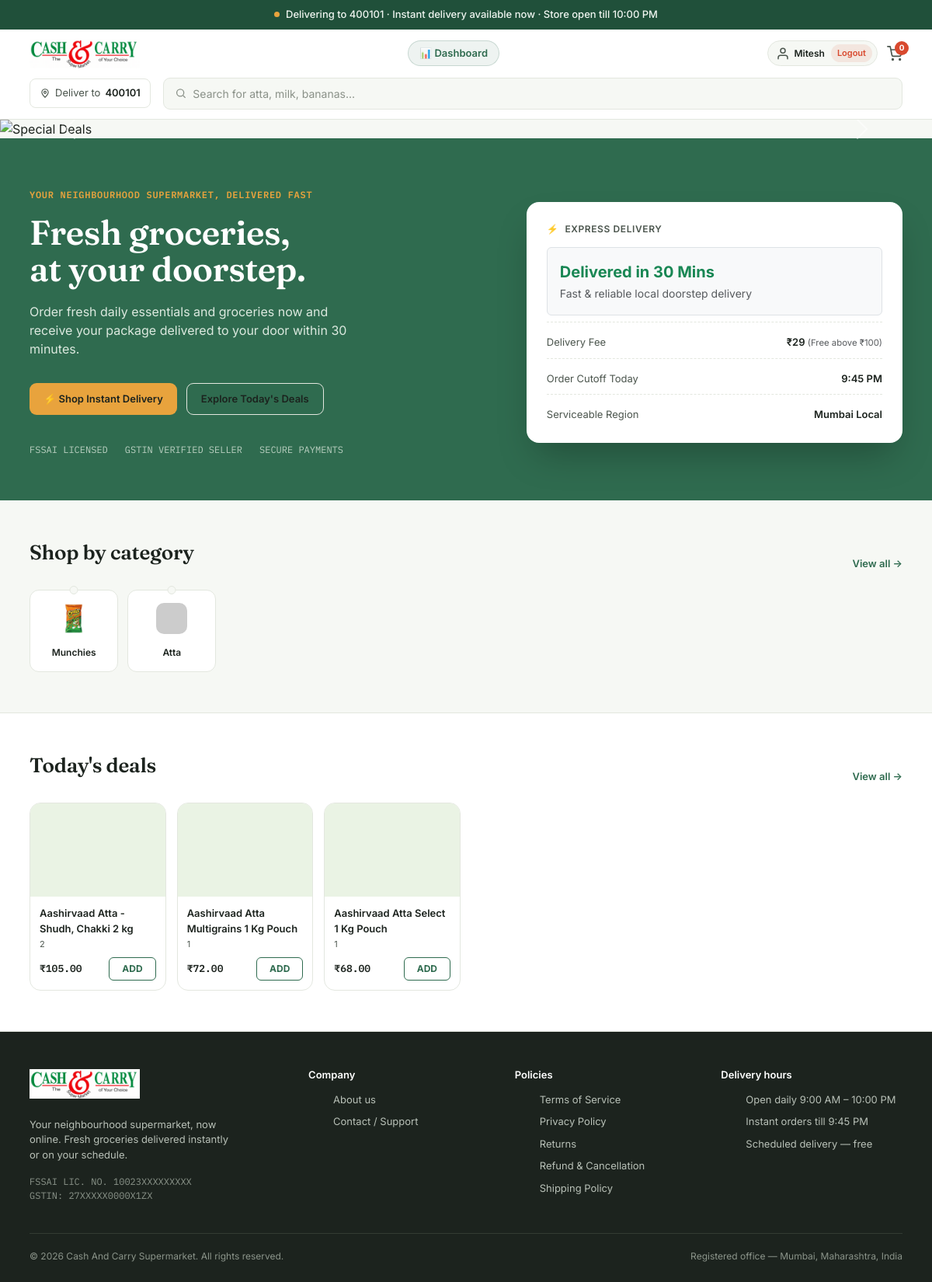
/ (signed in), run on the app's committed database.
### store/models.py (models this page shows, shortened)
class User(AbstractUser):
    class Role(models.TextChoices):
        CUSTOMER = "customer", "Customer"
        EMPLOYEE = "employee", "Employee"
        MANAGER = "manager", "Manager"
        ADMIN = "admin", "Admin"
    role = models.CharField(max_length=20, choices=Role.choices, default=Role.CUSTOMER)
    phone = models.CharField(max_length=20, blank=True, null=True)

class Category(models.Model):
    name = models.CharField(max_length=100)
    parent_category = models.ForeignKey(
        "self", on_delete=models.SET_NULL, blank=True, null=True, related_name="children"
    )
    image = models.ImageField(upload_to='categories/', blank=True, null=True)
    image_url = models.URLField(blank=True, null=True)
    def get_image(self):
        if self.image:
            return self.image.url
        if self.image_url:
            return self.image_url
        return "https://via.placeholder.com/150"
    class Meta:
        verbose_name_plural = "Categories"

class Product(models.Model):
    category = models.ForeignKey(Category, on_delete=models.PROTECT, related_name="products")
    name = models.CharField(max_length=255)
    brand = models.CharField(max_length=100, blank=True, null=True)
    unit = models.CharField(max_length=50)  # e.g., '500g', '1 L', '1 Pack'
    price = models.DecimalField(max_digits=10, decimal_places=2)
    discounted_price = models.DecimalField(max_digits=10, decimal_places=2, blank=True, null=True)
    image = models.ImageField(upload_to='products/', blank=True, null=True)  # Local File Upload
    image_url = models.URLField(blank=True, null=True)                      # External URL
    description = models.TextField(blank=True, null=True)
    dietary_tags = models.JSONField(default=list, blank=True)
    def get_image(self):
        if self.image:
            return self.image.url
        if self.image_url:
            return self.image_url
        return "https://via.placeholder.com/300"

### store/views.py (the view)
# urls.py: 2. Add a URL to urlpatterns:  path('', views.home, name='home')
def home(request):
    categories = Category.objects.filter(parent_category__isnull=True)[:8]
    products = Product.objects.all()[:8]
    cart = request.session.get('cart', {})
    cart_quantities = {}
    for pid, item in cart.items():
        if isinstance(item, dict):
            cart_quantities[str(pid)] = int(item.get('quantity', 0))
        elif isinstance(item, int):
            cart_quantities[str(pid)] = item
    return render(request, 'home.html', {
        'categories': categories,
        'products': products,
        'cart_quantities_json': json.dumps(cart_quantities)
    })

### templates/home.html (shortened to what this page needs)
{% extends 'base.html' %}
{% block content %}
  <div id="carouselExampleAutoplaying" class="carousel slide" data-bs-ride="carousel">
    <div class="carousel-inner">
      <div class="carousel-item active">
        <a href="{% url 'product_list' %}">
        <img src="/static/slide/Gemini_Generated_Image_d4188hd4188hd418.png" class="d-block w-100" alt="Special Deals">
        </a>
      </div>
    </div>
    <button class="carousel-control-prev" type="button" data-bs-target="#carouselExampleAutoplaying" data-bs-slide="prev">
      <span class="carousel-control-prev-icon" aria-hidden="true"></span>
    </button>
    <button class="carousel-control-next" type="button" data-bs-target="#carouselExampleAutoplaying" data-bs-slide="next">
      <span class="carousel-control-next-icon" aria-hidden="true"></span>
    </button>
  </div>
  <section class="hero">
    <div class="wrap">
      <div>
        <div class="hero-eyebrow">Your neighbourhood supermarket, delivered fast</div>
        <h1 class="display">Fresh groceries,<br>at your doorstep.</h1>
        <p>Order fresh daily essentials and groceries now and receive your package delivered to your door within 30 minutes.</p>
        <div class="hero-ctas">
          <a href="{% url 'product_list' %}" class="btn btn-primary">⚡ Shop Instant Delivery</a>
          <a href="#todays-deals" class="btn btn-secondary">Explore Today's Deals</a>
        </div>
        <div class="trust-strip">
          <span>FSSAI LICENSED</span>
          <span>GSTIN VERIFIED SELLER</span>
          <span>SECURE PAYMENTS</span>
        </div>
      </div>
      <div class="mode-card">
        <div class="mode-card-title d-flex align-items-center gap-2">
          <span>⚡</span> Express Delivery
        </div>
        <div class="p-3 my-2 border rounded bg-light">
          <div class="fw-bold text-success fs-5">Delivered in 30 Mins</div>
          <small class="text-muted">Fast &amp; reliable local doorstep delivery</small>
        </div>
        <div class="mode-detail">
            <span class="label">Delivery Fee</span>
            <span class="value">₹29 <small class="text-muted fw-normal">(Free above ₹100)</small></span>
        </div>
        <div class="mode-detail">
          <span class="label">Order Cutoff Today</span>
          <span class="value">9:45 PM</span>
        </div>
        <div class="mode-detail">
          <span class="label">Serviceable Region</span>
          <span class="value">Mumbai Local</span>
        </div>
      </div>
    </div>
  </section>
  <section class="section">
    <div class="wrap">
      <div class="section-head">
        <h2 class="display">Shop by category</h2>
        <a href="{% url 'category_list' %}">View all →</a>
      </div>
      <div class="cat-grid">
        {% for category in categories %}
        <div class="cat-tag">
          <div class="cat-swatch" style="{% if category.get_image %}background-image: url('{{ category.get_image }}'); background-size: cover; background-position: center;{% else %}background:#DDEEDD;{% endif %}"></div>
          <span>{{ category.name }}</span>
        </div>
        {% empty %}
        <p style="color: var(--charcoal-soft); grid-column: 1 / -1;">No categories added yet.</p>
        {% endfor %}
      </div>
    </div>
  </section>
  <section class="band-mist" id="todays-deals">
    <div class="section">
      <div class="wrap">
        <div class="section-head">
          <h2 class="display">Today's deals</h2>
          <a href="{% url 'product_list' %}">View all →</a>
        </div>
        <div class="product-grid">
          {% for product in products %}
          <div class="product-card">
            <div class="product-media" style="background:#EAF3E4; background-repeat: no-repeat; background-position: center; background-size: contain; {% if product.get_image %}background-image: url('{{ product.get_image }}');{% endif %}">
            </div>
            <div class="product-body">
              <div class="product-name">
                <a href="{% url 'product_detail' product.id %}">{{ product.name }}</a>
              </div>
              <div class="product-unit">{{ product.unit }}</div>
              <div class="product-footer" style="display: flex; align-items: center; justify-content: space-between; margin-top: 8px;">
                <div class="product-price">
                  {% if product.discounted_price %}
                    <span class="strike">₹{{ product.price }}</span>₹{{ product.discounted_price }}
                  {% else %}
                    ₹{{ product.price }}
                  {% endif %}
                </div>
                <div id="cart-widget-{{ product.id }}" class="cart-widget-container" data-product-id="{{ product.id }}">
                  <button type="button" class="btn-zepto-add" onclick="updateCartWidget({{ product.id }}, 'increase')">ADD</button>
                </div>
              </div>
            </div>
          </div>
          {% empty %}
          <p style="color: var(--charcoal-soft); grid-column: 1 / -1;">No products available at the moment.</p>
          {% endfor %}
        </div>
      </div>
    </div>
  </section>
{% endblock %}

### templates/base.html (shortened to what this page needs)
{% load static %}
<!DOCTYPE html>
<html lang="en">
<head>
<link href="https://cdn.jsdelivr.net/npm/bootstrap@5.3.8/dist/css/bootstrap.min.css" rel="stylesheet">
</head>
<body>
  <div class="status-banner">
    <div class="wrap">
      <span class="status-dot"></span>
      Delivering to 400101 · Instant delivery available now · Store open till 10:00 PM
    </div>
  </div>
  <header>
    <div class="wrap header-container">
      <div class="header-top-row">
        <a class="navbar-brand d-flex align-items-center gap-2" href="{% url 'home' %}">
            <img src="{% static 'images/logo.png' %}" alt="CnC Supermarket" height="38" class="d-inline-block align-text-top">
        </a>
        <div class="header-center">
          {% if user.is_authenticated %}
            {% if user.role != 'customer' or user.is_staff or user.is_superuser %}
              <a href="{% url 'dashboard' %}" class="dashboard-link" title="Store Operations Dashboard">
                📊 Dashboard
              </a>
            {% endif %}
          {% endif %}
        </div>
        <div class="header-actions">
          {% if user.is_authenticated %}
            <div class="user-badge-pill">
              <a href="{% url 'profile' %}" class="icon-btn" title="{{ user.username }}'s Profile" aria-label="Profile">
                <svg width="18" height="18" viewBox="0 0 24 24" fill="none" stroke="currentColor" stroke-width="2" stroke-linecap="round" stroke-linejoin="round">
                  <path d="M20 21v-2a4 4 0 0 0-4-4H8a4 4 0 0 0-4 4v2"/>
                  <circle cx="12" cy="7" r="4"/>
                </svg>
                <span style="font-size: 12px; font-weight: 600; color: var(--charcoal);">{{ user.first_name|default:user.username }}</span>
              </a>
              <a href="{% url 'logout' %}" class="logout-btn-mini" title="Sign Out">
                Logout
              </a>
            </div>
          {% else %}
            <a href="{% url 'login' %}" class="btn btn-secondary" style="padding: 6px 12px; font-size: 12px;">Log In</a>
            <a href="{% url 'register' %}" class="btn btn-primary" style="padding: 6px 12px; font-size: 12px;">Register</a>
          {% endif %}
          <a href="{% url 'cart' %}" class="icon-btn" title="Shopping Cart" aria-label="Cart">
            <svg width="20" height="20" viewBox="0 0 24 24" fill="none" stroke="currentColor" stroke-width="2" stroke-linecap="round" stroke-linejoin="round">
              <circle cx="9" cy="21" r="1"/>
              <circle cx="20" cy="21" r="1"/>
              <path d="M1 1h4l2.68 13.39a2 2 0 0 0 2 1.61h9.72a2 2 0 0 0 2-1.61L23 6H6"/>
            </svg>
            <span id="cart-count" class="cart-count">
              {% if request.session.cart %}
                {{ request.session.cart.values|length }}
              {% else %}
                0
              {% endif %}
            </span>
          </a>
        </div>
      </div>
      <div class="header-bottom-row">
        <div class="location-pill">
          <svg width="14" height="14" viewBox="0 0 24 24" fill="none" stroke="currentColor" stroke-width="2"><path d="M12 21s-7-6.5-7-11a7 7 0 0 1 14 0c0 4.5-7 11-7 11z"/><circle cx="12" cy="10" r="2.5"/></svg>
          Deliver to <strong>400101</strong>
        </div>
        <div class="search-bar">
          <svg width="16" height="16" viewBox="0 0 24 24" fill="none" stroke="#8A9188" stroke-width="2"><circle cx="11" cy="11" r="7"/><path d="M21 21l-4.35-4.35"/></svg>
          <input type="text" placeholder="Search for atta, milk, bananas...">
        </div>
      </div>
    </div>
  </header>
  {% block content %}{% endblock %}
  <footer>
    <div class="wrap">
      <div class="footer-grid">
        <div>
          <a class="navbar-brand d-flex align-items-center gap-2" href="{% url 'home' %}">
            <img src="{% static 'images/logo.png' %}" alt="CnC Supermarket" height="38" class="d-inline-block align-text-top">
          </a>
          <br>
          <p class="footer-desc">Your neighbourhood supermarket, now online. Fresh groceries delivered instantly or on your schedule.</p>
          <div class="legal-line">FSSAI LIC. NO. 10023XXXXXXXXX</div>
          <div class="legal-line">GSTIN: 27XXXXX0000X1ZX</div>
        </div>
        <div>
          <h4>Company</h4>
          <ul>
            <li><a href="{% url 'about' %}">About us</a></li>
            <li><a href="{% url 'contact' %}">Contact / Support</a></li>
          </ul>
        </div>
        <div>
          <h4>Policies</h4>
          <ul>
            <li><a href="{% url 'terms' %}">Terms of Service</a></li>
            <li><a href="{% url 'privacy' %}">Privacy Policy</a></li>
            <li><a href="{% url 'returns' %}">Returns</a></li>
            <li><a href="{% url 'refunds_policy' %}">Refund &amp; Cancellation</a></li>
            <li><a href="{% url 'shipping_policy' %}">Shipping Policy</a></li>
          </ul>
        </div>
        <div>
          <h4>Delivery hours</h4>
          <ul>
            <li>Open daily 9:00 AM – 10:00 PM</li>
            <li>Instant orders till 9:45 PM</li>
            <li>Scheduled delivery — free</li>
          </ul>
        </div>
      </div>
      <div class="footer-bottom">
        <span>© 2026 Cash And Carry Supermarket. All rights reserved.</span>
        <span>Registered office — Mumbai, Maharashtra, India</span>
      </div>
    </div>
  </footer>
</body>
</html>

### data on the page
User: first_name "Mitesh"
Category: image (picture), name "Munchies"
Category: name "Atta"
Product: name "Aashirvaad Atta - Shudh, Chakki 2 kg", unit "2", price "105.00"
Product: name "Aashirvaad Atta Multigrains 1 Kg Pouch", unit "1", price "72.00"
Product: name "Aashirvaad Atta Select 1 Kg Pouch", unit "1", price "68.00"
